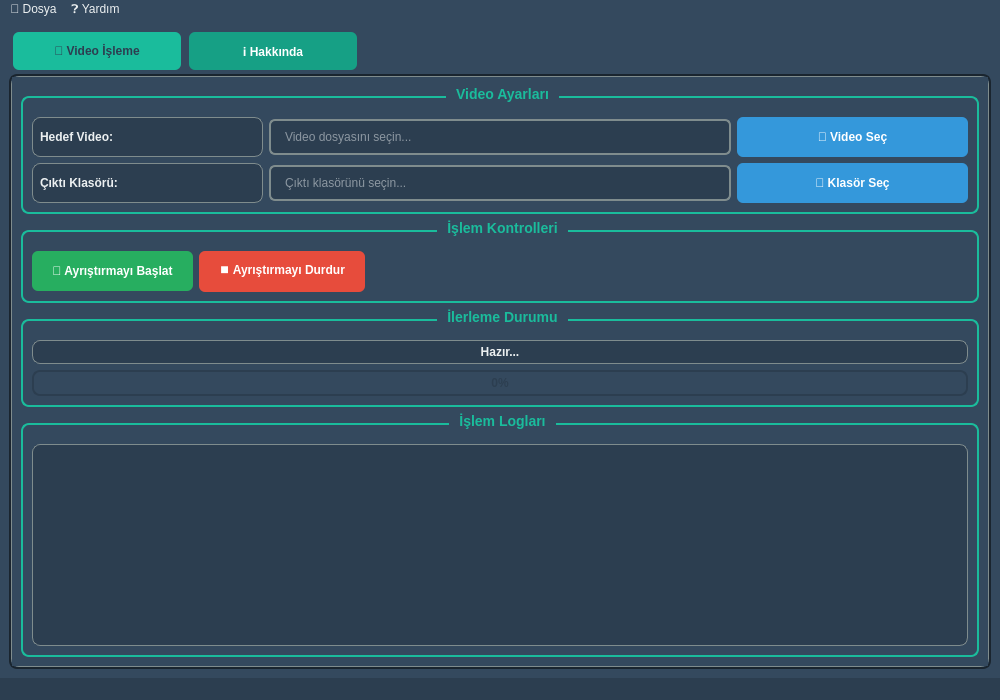
<?xml version="1.0" encoding="UTF-8"?>
<ui version="4.0">
 <class>MainWindow</class>
 <widget class="QMainWindow" name="MainWindow">
  <property name="geometry">
   <rect>
    <x>0</x>
    <y>0</y>
    <width>1000</width>
    <height>700</height>
   </rect>
  </property>
  <property name="minimumSize">
   <size>
    <width>900</width>
    <height>650</height>
   </size>
  </property>
  <property name="windowTitle">
   <string>Video Frame Extractor Pro</string>
  </property>
  <property name="styleSheet">
   <string notr="true">QMainWindow {
    background: qlineargradient(x1: 0, y1: 0, x2: 0, y2: 1,
                                stop: 0 #2c3e50, stop: 1 #34495e);
    color: #ecf0f1;
}

QTabWidget::pane {
    border: 2px solid #1a252f;
    border-radius: 8px;
    background-color: #34495e;
}

QTabWidget::tab-bar {
    alignment: center;
}

QTabBar::tab {
    background-color: #16a085;
    color: white;
    padding: 12px 24px;
    margin: 4px;
    border: none;
    border-radius: 6px;
    font-weight: bold;
    font-size: 12px;
    min-width: 120px;
}

QTabBar::tab:selected {
    background-color: #1abc9c;
    color: #2c3e50;
}

QTabBar::tab:hover {
    background-color: #1abc9c;
}

QWidget {
    background-color: #34495e;
    color: #ecf0f1;
    font-family: "Segoe UI", Arial, sans-serif;
}

QPushButton {
    background-color: #3498db;
    color: white;
    border: none;
    padding: 10px 20px;
    border-radius: 6px;
    font-weight: bold;
    font-size: 12px;
    min-height: 20px;
}

QPushButton:hover {
    background-color: #2980b9;
}

QPushButton:pressed {
    background-color: #21618c;
}

QPushButton:disabled {
    background-color: #7f8c8d;
    color: #bdc3c7;
}

QPushButton#pushButton_start {
    background-color: #27ae60;
}

QPushButton#pushButton_start:hover {
    background-color: #229954;
}

QPushButton#pushButton_stop {
    background-color: #e74c3c;
}

QPushButton#pushButton_stop:hover {
    background-color: #c0392b;
}

QLineEdit {
    background-color: #2c3e50;
    color: #ecf0f1;
    border: 2px solid #7f8c8d;
    border-radius: 6px;
    padding: 8px 12px;
    font-size: 12px;
    selection-background-color: #3498db;
}

QLineEdit:focus {
    border-color: #3498db;
}

QProgressBar {
    border: 2px solid #2c3e50;
    border-radius: 8px;
    text-align: center;
    color: #2c3e50;
    font-weight: bold;
    font-size: 12px;
}

QProgressBar::chunk {
    background-color: #1abc9c;
    border-radius: 6px;
    border: 1px solid #16a085;
}

QTextBrowser {
    background-color: #2c3e50;
    color: #ecf0f1;
    border: 2px solid #7f8c8d;
    border-radius: 8px;
    padding: 8px;
    font-family: "Consolas", "Monaco", monospace;
    font-size: 11px;
    selection-background-color: #3498db;
}

QLabel {
    color: #ecf0f1;
    font-weight: bold;
    font-size: 12px;
    padding: 4px;
}

QGroupBox {
    color: #1abc9c;
    font-weight: bold;
    font-size: 14px;
    border: 2px solid #1abc9c;
    border-radius: 8px;
    margin-top: 10px;
    padding-top: 10px;
}

QGroupBox::title {
    subcontrol-origin: margin;
    subcontrol-position: top center;
    padding: 0 8px;
    background-color: #34495e;
}

QFrame {
    background-color: #2c3e50;
    border-radius: 8px;
    border: 1px solid #7f8c8d;
}</string>
  </property>
  <widget class="QWidget" name="centralwidget">
   <layout class="QGridLayout" name="gridLayout">
    <item row="0" column="0">
     <widget class="QTabWidget" name="tabWidget">
      <property name="currentIndex">
       <number>0</number>
      </property>
      <widget class="QWidget" name="tab">
       <attribute name="title">
        <string>🎥 Video İşleme</string>
       </attribute>
       <layout class="QVBoxLayout" name="verticalLayout">
        <item>
         <widget class="QGroupBox" name="groupBox">
          <property name="title">
           <string>Video Ayarları</string>
          </property>
          <layout class="QGridLayout" name="gridLayout_2">
           <item row="0" column="0">
            <widget class="QLabel" name="label">
             <property name="text">
              <string>Hedef Video:</string>
             </property>
            </widget>
           </item>
           <item row="0" column="1" colspan="2">
            <widget class="QLineEdit" name="lineEdit_input_video">
             <property name="readOnly">
              <bool>true</bool>
             </property>
             <property name="placeholderText">
              <string>Video dosyasını seçin...</string>
             </property>
            </widget>
           </item>
           <item row="0" column="3">
            <widget class="QPushButton" name="pushButton_select_video">
             <property name="text">
              <string>📁 Video Seç</string>
             </property>
            </widget>
           </item>
           <item row="1" column="0">
            <widget class="QLabel" name="label_2">
             <property name="text">
              <string>Çıktı Klasörü:</string>
             </property>
            </widget>
           </item>
           <item row="1" column="1" colspan="2">
            <widget class="QLineEdit" name="lineEdit_output_dir">
             <property name="readOnly">
              <bool>true</bool>
             </property>
             <property name="placeholderText">
              <string>Çıktı klasörünü seçin...</string>
             </property>
            </widget>
           </item>
           <item row="1" column="3">
            <widget class="QPushButton" name="pushButton_select_output_dir">
             <property name="text">
              <string>📂 Klasör Seç</string>
             </property>
            </widget>
           </item>
          </layout>
         </widget>
        </item>
        <item>
         <widget class="QGroupBox" name="groupBox_2">
          <property name="title">
           <string>İşlem Kontrolleri</string>
          </property>
          <layout class="QHBoxLayout" name="horizontalLayout">
           <item>
            <widget class="QPushButton" name="pushButton_start">
             <property name="text">
              <string>🚀 Ayrıştırmayı Başlat</string>
             </property>
            </widget>
           </item>
           <item>
            <widget class="QPushButton" name="pushButton_stop">
             <property name="text">
              <string>⏹️ Ayrıştırmayı Durdur</string>
             </property>
            </widget>
           </item>
           <item>
            <spacer name="horizontalSpacer">
             <property name="orientation">
              <enum>Qt::Horizontal</enum>
             </property>
             <property name="sizeHint" stdset="0">
              <size>
               <width>40</width>
               <height>20</height>
              </size>
             </property>
            </spacer>
           </item>
          </layout>
         </widget>
        </item>
        <item>
         <widget class="QGroupBox" name="groupBox_3">
          <property name="title">
           <string>İlerleme Durumu</string>
          </property>
          <layout class="QVBoxLayout" name="verticalLayout_2">
           <item>
            <widget class="QLabel" name="label_progress">
             <property name="text">
              <string>Hazır...</string>
             </property>
             <property name="alignment">
              <set>Qt::AlignCenter</set>
             </property>
            </widget>
           </item>
           <item>
            <widget class="QProgressBar" name="progressBar_status_bar">
             <property name="value">
              <number>0</number>
             </property>
             <property name="alignment">
              <set>Qt::AlignCenter</set>
             </property>
             <property name="format">
              <string>%p%</string>
             </property>
            </widget>
           </item>
          </layout>
         </widget>
        </item>
        <item>
         <widget class="QGroupBox" name="groupBox_4">
          <property name="title">
           <string>İşlem Logları</string>
          </property>
          <layout class="QVBoxLayout" name="verticalLayout_3">
           <item>
            <widget class="QTextBrowser" name="textBrowser_output">
             <property name="html">
              <string>&lt;!DOCTYPE HTML PUBLIC &quot;-//W3C//DTD HTML 4.0//EN&quot; &quot;http://www.w3.org/TR/REC-html40/strict.dtd&quot;&gt;
&lt;html&gt;&lt;head&gt;&lt;meta name=&quot;qrichtext&quot; content=&quot;1&quot; /&gt;&lt;style type=&quot;text/css&quot;&gt;
p, li { white-space: pre-wrap; }
&lt;/style&gt;&lt;/head&gt;&lt;body style=&quot; font-family:'Consolas','Monaco'; font-size:11px; font-weight:400; font-style:normal;&quot;&gt;
&lt;p style=&quot;-qt-paragraph-type:empty; margin-top:0px; margin-bottom:0px; margin-left:0px; margin-right:0px; -qt-block-indent:0; text-indent:0px;&quot;&gt;&lt;br /&gt;&lt;/p&gt;&lt;/body&gt;&lt;/html&gt;</string>
             </property>
            </widget>
           </item>
          </layout>
         </widget>
        </item>
       </layout>
      </widget>
      <widget class="QWidget" name="tab_2">
       <attribute name="title">
        <string>ℹ️ Hakkında</string>
       </attribute>
       <layout class="QVBoxLayout" name="verticalLayout_4">
        <item>
         <widget class="QLabel" name="label_about_title">
          <property name="text">
           <string>&lt;html&gt;&lt;head/&gt;&lt;body&gt;
&lt;center&gt;
&lt;h1 style=&quot;color:#1abc9c;&quot;&gt;Video Frame Extractor Pro&lt;/h1&gt;
&lt;h3 style=&quot;color:#3498db;&quot;&gt;Profesyonel Video Kare Ayrıştırma Yazılımı&lt;/h3&gt;
&lt;/center&gt;
&lt;/body&gt;&lt;/html&gt;</string>
          </property>
          <property name="alignment">
           <set>Qt::AlignCenter</set>
          </property>
         </widget>
        </item>
        <item>
         <widget class="QGroupBox" name="groupBox_5">
          <property name="title">
           <string>📋 Uygulama Bilgileri</string>
          </property>
          <layout class="QGridLayout" name="gridLayout_3">
           <item row="0" column="0">
            <widget class="QLabel" name="label_3">
             <property name="text">
              <string>Geliştirici:</string>
             </property>
            </widget>
           </item>
           <item row="0" column="1">
            <widget class="QLabel" name="label_developer">
             <property name="text">
              <string>Mehmet Yüksel Şekeroğlu</string>
             </property>
             <property name="styleSheet">
              <string notr="true">color: #1abc9c;
font-weight: bold;</string>
             </property>
            </widget>
           </item>
           <item row="1" column="0">
            <widget class="QLabel" name="label_5">
             <property name="text">
              <string>Versiyon:</string>
             </property>
            </widget>
           </item>
           <item row="1" column="1">
            <widget class="QLabel" name="label_version">
             <property name="text">
              <string>v1.0.0</string>
             </property>
             <property name="styleSheet">
              <string notr="true">color: #3498db;</string>
             </property>
            </widget>
           </item>
           <item row="2" column="0">
            <widget class="QLabel" name="label_7">
             <property name="text">
              <string>Derleme Tarihi:</string>
             </property>
            </widget>
           </item>
           <item row="2" column="1">
            <widget class="QLabel" name="label_build_date">
             <property name="text">
              <string>2025</string>
             </property>
            </widget>
           </item>
           <item row="3" column="0">
            <widget class="QLabel" name="label_9">
             <property name="text">
              <string>Qt Versiyonu:</string>
             </property>
            </widget>
           </item>
           <item row="3" column="1">
            <widget class="QLabel" name="label_qt_version">
             <property name="text">
              <string>6.5.0</string>
             </property>
            </widget>
           </item>
          </layout>
         </widget>
        </item>
        <item>
         <widget class="QGroupBox" name="groupBox_6">
          <property name="title">
           <string>📜 Lisans Bilgisi</string>
          </property>
          <layout class="QVBoxLayout" name="verticalLayout_5">
           <item>
            <widget class="QLabel" name="label_license">
             <property name="text">
              <string>&lt;html&gt;&lt;head/&gt;&lt;body&gt;
&lt;center&gt;
&lt;h3 style=&quot;color:#e74c3c;&quot;&gt;MIT License&lt;/h3&gt;
&lt;/center&gt;
&lt;p&gt;Copyright © 2025 Mehmet Yüksel Şekeroğlu&lt;/p&gt;
&lt;p&gt;Bu lisans, kullanıcılara aşağıdaki hakları vermektedir:&lt;/p&gt;
&lt;ul&gt;
&lt;li&gt;Ücretsiz kullanım&lt;/li&gt;
&lt;li&gt;Değiştirme ve modifikasyon&lt;/li&gt;
&lt;li&gt;Dağıtım&lt;/li&gt;
&lt;li&gt;Ticari kullanım&lt;/li&gt;
&lt;/ul&gt;
&lt;p&gt;&lt;strong&gt;Koşullar:&lt;/strong&gt; Lisans metni ve telif hakkı bildirimi tüm kopyalarda bulunmalıdır.&lt;/p&gt;
&lt;/body&gt;&lt;/html&gt;</string>
             </property>
             <property name="alignment">
              <set>Qt::AlignTop</set>
             </property>
             <property name="wordWrap">
              <bool>true</bool>
             </property>
            </widget>
           </item>
          </layout>
         </widget>
        </item>
        <item>
         <widget class="QGroupBox" name="groupBox_7">
          <property name="title">
           <string>🛠️ Teknolojiler</string>
          </property>
          <layout class="QHBoxLayout" name="horizontalLayout_2">
           <item>
            <widget class="QLabel" name="label_4">
             <property name="text">
              <string>&lt;html&gt;&lt;head/&gt;&lt;body&gt;
&lt;ul&gt;
&lt;li&gt;Qt Framework&lt;/li&gt;
&lt;li&gt;OpenCV&lt;/li&gt;
&lt;li&gt;Multithreading&lt;/li&gt;
&lt;li&gt;Modern C++&lt;/li&gt;
&lt;/ul&gt;
&lt;/body&gt;&lt;/html&gt;</string>
             </property>
            </widget>
           </item>
           <item>
            <widget class="QLabel" name="label_6">
             <property name="text">
              <string>&lt;html&gt;&lt;head/&gt;&lt;body&gt;
&lt;ul&gt;
&lt;li&gt;Real-time Processing&lt;/li&gt;
&lt;li&gt;High Performance&lt;/li&gt;
&lt;li&gt;User Friendly UI&lt;/li&gt;
&lt;li&gt;Cross Platform&lt;/li&gt;
&lt;/ul&gt;
&lt;/body&gt;&lt;/html&gt;</string>
             </property>
            </widget>
           </item>
          </layout>
         </widget>
        </item>
        <item>
         <spacer name="verticalSpacer">
          <property name="orientation">
           <enum>Qt::Vertical</enum>
          </property>
          <property name="sizeHint" stdset="0">
           <size>
            <width>20</width>
            <height>40</height>
           </size>
          </property>
         </spacer>
        </item>
       </layout>
      </widget>
     </widget>
    </item>
   </layout>
  </widget>
  <widget class="QMenuBar" name="menubar">
   <property name="geometry">
    <rect>
     <x>0</x>
     <y>0</y>
     <width>1000</width>
     <height>24</height>
    </rect>
   </property>
   <widget class="QMenu" name="menuDosya">
    <property name="title">
     <string>📄 Dosya</string>
    </property>
    <addaction name="actionExit"/>
   </widget>
   <widget class="QMenu" name="menuYard_m">
    <property name="title">
     <string>❓ Yardım</string>
    </property>
    <addaction name="actionAbout"/>
   </widget>
   <addaction name="menuDosya"/>
   <addaction name="menuYard_m"/>
  </widget>
  <widget class="QStatusBar" name="statusbar">
   <property name="styleSheet">
    <string notr="true">background-color: #2c3e50;
color: #ecf0f1;
font-weight: bold;</string>
   </property>
  </widget>
  <action name="actionExit">
   <property name="text">
    <string>🚪 Çıkış</string>
   </property>
  </action>
  <action name="actionAbout">
   <property name="text">
    <string>ℹ️ Hakkında</string>
   </property>
  </action>
 </widget>
 <resources/>
 <connections/>
</ui>
